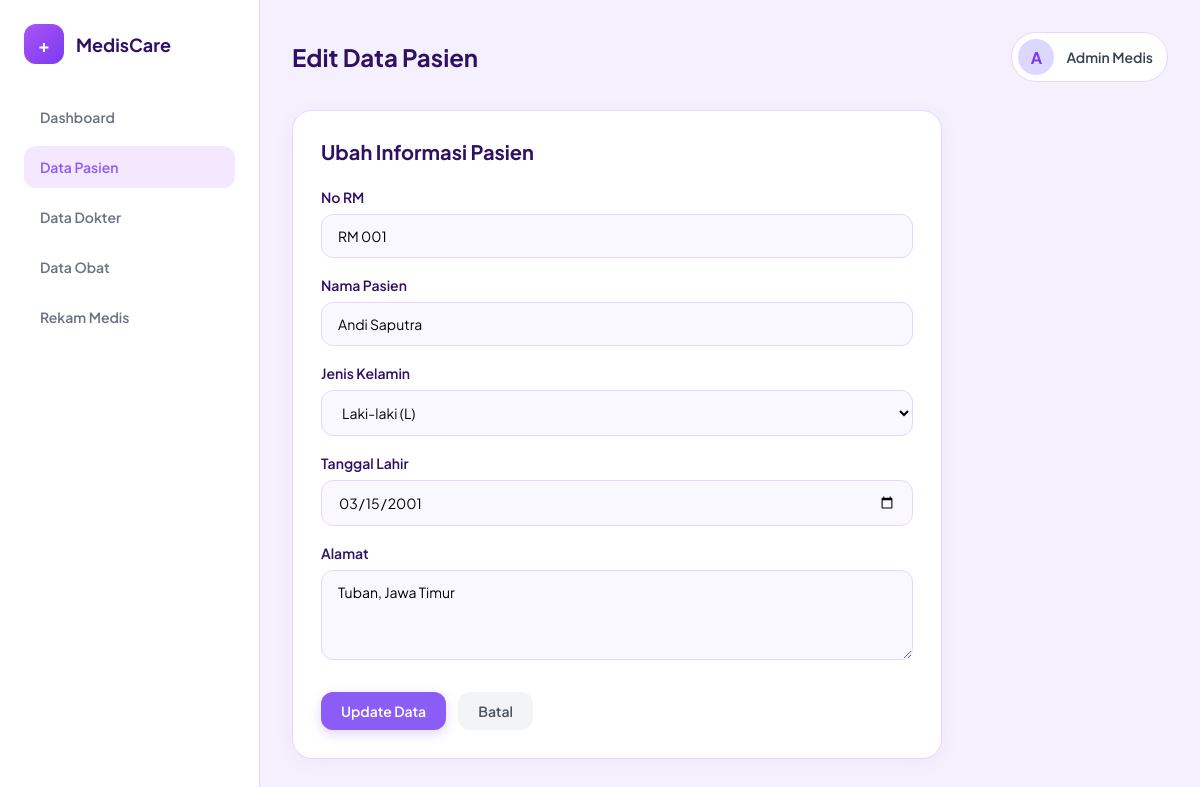
/edit_pasien.php?id=1, run on the app's committed database.
### tables this page shows
CREATE TABLE `pasien` (
  `id_pasien` int(11) NOT NULL,
  `no_rm` varchar(20) NOT NULL,
  `nama_pasien` varchar(100) NOT NULL,
  `jenis_kelamin` enum('L','P') NOT NULL,
  `tanggal_lahir` date NOT NULL,
  `alamat` text NOT NULL
);

### edit_pasien.php (the view, shortened to what this page needs)
<?php
include 'koneksi.php';
$id = $_GET['id'];
$data = mysqli_query($koneksi, "SELECT * FROM pasien WHERE id_pasien='$id'");
$d = mysqli_fetch_array($data);
?>
<!DOCTYPE html>
<html lang="id">
<head>
    <link rel="stylesheet" href="style.css?v=8">
</head>
<body>
    <div class="sidebar">
        <div class="brand">
            <div class="brand-icon">+</div>
            <h2>MedisCare</h2>
        </div>
        <ul class="nav-menu">
            <li><a href="index.php">Dashboard</a></li>
            <li><a href="pasien.php" class="active">Data Pasien</a></li>
            <li><a href="dokter.php">Data Dokter</a></li>
            <li><a href="obat.php">Data Obat</a></li>
            <li><a href="rekam_medis.php">Rekam Medis</a></li>
        </ul>
    </div>
    <div class="main-content">
        <div class="top-bar">
            <h1>Edit Data Pasien</h1>
            <div class="user-profile">
                <div class="avatar">A</div>
                <span style="font-weight: 600; font-size: 14px;">Admin Medis</span>
            </div>
        </div>
        <div class="container form-container">
            <div class="header-title">
                <h3>Ubah Informasi Pasien</h3>
            </div>
            <form method="POST">
                <div class="form-group">
                    <label>No RM</label>
                    <input type="text" name="no_rm" value="<?= $d['no_rm'] ?>" required>
                </div>
                <div class="form-group">
                    <label>Nama Pasien</label>
                    <input type="text" name="nama_pasien" value="<?= $d['nama_pasien'] ?>" required>
                </div>
                <div class="form-group">
                    <label>Jenis Kelamin</label>
                    <select name="jenis_kelamin" required>
                        <option value="L" <?= $d['jenis_kelamin']=='L'?'selected':''; ?>>Laki-laki (L)</option>
                    </select>
                </div>
                <div class="form-group">
                    <label>Tanggal Lahir</label>
                    <input type="date" name="tanggal_lahir" value="<?= $d['tanggal_lahir'] ?>" required>
                </div>
                <div class="form-group">
                    <label>Alamat</label>
                    <textarea name="alamat" required><?= $d['alamat'] ?></textarea>
                </div>
                <div class="form-actions">
                    <button type="submit" name="update" class="btn btn-primary">Update Data</button>
                    <a href="pasien.php" class="btn btn-secondary">Batal</a>
                </div>
            </form>
        </div>
    </div>
</body>
</html>

### style.css (style rules this page uses)
:root { --bg-main: #F4F0FD; --sidebar-bg: #FFFFFF; --card-bg: #FFFFFF; --primary: #8B5CF6; --primary-hover: #7C3AED; --primary-light: #F3E8FF; --text-dark: #2E1065; --text-muted: #6B7280; --border-color: #E9D5FF; --danger-bg: #FEE2E2; --danger-text: #991B1B; --warning-bg: #FEF3C7; --warning-text: #92400E; }
* { box-sizing: border-box; font-family: 'Plus Jakarta Sans', sans-serif !important; margin: 0; padding: 0; }
body { background-color: var(--bg-main); color: #374151; display: flex; min-height: 100vh; }
.sidebar { width: 260px; background: var(--sidebar-bg); border-right: 1px solid var(--border-color); padding: 24px; display: flex; flex-direction: column; }
.brand { display: flex; align-items: center; gap: 12px; margin-bottom: 32px; }
.brand-icon { width: 40px; height: 40px; background: linear-gradient(135deg, #A855F7, #7C3AED); color: white; border-radius: 12px; display: flex; align-items: center; justify-content: center; font-weight: 700; font-size: 18px; }
.brand h2 { font-size: 18px; font-weight: 700; color: var(--text-dark); }
.nav-menu { display: flex; flex-direction: column; gap: 8px; list-style: none; }
.nav-menu a { display: flex; align-items: center; gap: 12px; padding: 12px 16px; color: var(--text-muted); text-decoration: none; font-weight: 600; font-size: 14px; border-radius: 12px; transition: all 0.2s; }
.nav-menu a:hover, .nav-menu a.active { color: var(--primary); background: var(--primary-light); }
.main-content { flex: 1; padding: 32px; overflow-y: auto; }
.top-bar { display: flex; justify-content: space-between; align-items: center; margin-bottom: 28px; }
.top-bar h1 { font-size: 24px; font-weight: 700; color: var(--text-dark); }
.user-profile { display: flex; align-items: center; gap: 12px; background: white; padding: 6px 14px 6px 6px; border-radius: 30px; border: 1px solid var(--border-color); }
.avatar { width: 36px; height: 36px; background: #DDD6FE; color: var(--primary-hover); border-radius: 50%; display: flex; align-items: center; justify-content: center; font-weight: 700; }
.container { background: var(--card-bg); padding: 28px; border-radius: 20px; box-shadow: 0 4px 20px rgba(139, 92, 246, 0.05); border: 1px solid var(--border-color); }
.form-container { max-width: 650px; }
.header-title { display: flex; justify-content: space-between; align-items: center; margin-bottom: 24px; }
.header-title h3 { color: var(--text-dark); font-size: 20px; font-weight: 700; }
.form-group { margin-bottom: 18px; }
.form-group label { display: block; margin-bottom: 8px; font-weight: 600; font-size: 14px; color: var(--text-dark); }
.form-group input, .form-group select, .form-group textarea { width: 100%; padding: 12px 16px; border: 1px solid var(--border-color); border-radius: 12px; font-size: 14px; background-color: #FAF8FF; outline: none; transition: all 0.2s; }
.form-group textarea { resize: vertical; min-height: 90px; }
.form-actions { display: flex; gap: 12px; margin-top: 28px; }
.btn { display: inline-flex; align-items: center; justify-content: center; gap: 6px; padding: 10px 20px; text-decoration: none; border-radius: 12px; font-weight: 600; font-size: 14px; border: none; cursor: pointer; transition: all 0.2s; }
.btn-primary { background-color: var(--primary); color: white; box-shadow: 0 4px 12px rgba(139, 92, 246, 0.25); }
.btn-secondary { background-color: #F3F4F6; color: #4B5563; }

### data on the page
pasien: no_rm "RM 001", nama_pasien "Andi Saputra", jenis_kelamin "Laki-laki (L)", tanggal_lahir "03/15/2001", alamat "Tuban, Jawa Timur"
